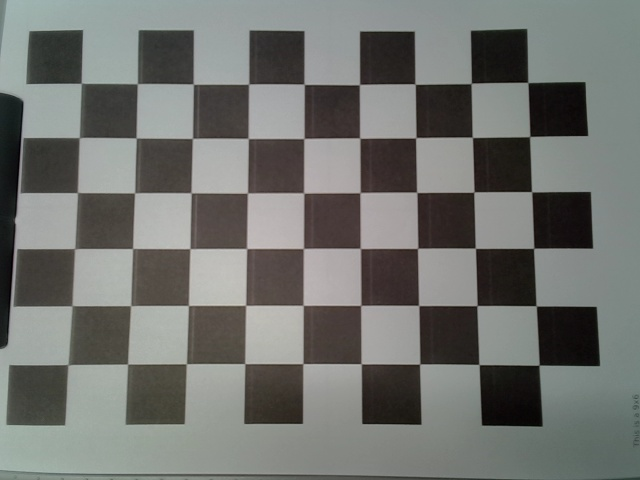
#> input picture CR_SF_PJT/src/Test_Tools_code/calibration/image_000.jpg, 640 x 480 px; its folder holds only this picture in this run
$ jupyter execute calibration.ipynb
#> lines starting #> are read from the running program, lines starting #| are printed output that depends on the picture; after the words box and inside, x2 and y2 are one past the last pixel; in counts of white or black regions, pixels touching at a corner belong together; long printed decimals are rounded
# CheckerBoard Calibration

[cell 1]
import cv2
import numpy as np
import glob

# 체커보드 내부 코너 수 (정확히 맞춰야 함)
CHECKERBOARD = (9, 6)  # 예: 10x7 체스판이면 (9,6)

# 실제 사각형 한 칸의 크기 (단위: m, 예: 0.025m = 25mm)
square_size = 0.0255

# 월드 좌표계에서 3D 좌표
objp = np.zeros((CHECKERBOARD[0]*CHECKERBOARD[1], 3), np.float32)
objp[:, :2] = np.mgrid[0:CHECKERBOARD[0], 0:CHECKERBOARD[1]].T.reshape(-1, 2) * square_size

objpoints = []  # 3D 점들
imgpoints = []  # 2D 점들

images = glob.glob('/home/choigh/WS/Test_Tools_code/calibration/*.jpg')  # 또는 .jpg
print("이미지 개수:", len(images))

criteria = (cv2.TERM_CRITERIA_EPS + cv2.TERM_CRITERIA_MAX_ITER, 30, 0.001)

for fname in images:
    img = cv2.imread(fname)
#> img is the input picture: shape (480, 640, 3); mean B, G, R 111, 114.6, 112.8
    gray = cv2.cvtColor(img, cv2.COLOR_BGR2GRAY)

    ret, corners = cv2.findChessboardCorners(gray, CHECKERBOARD, None)
#> ret = True; corners = 54 rows, first 8: [81.28, 82.88], [137.2, 83.62], [193.4, 84.17], [248.6, 84.16], [304.1, 84.37], [359.5, 84.53], [415, 84.05], [471.3, 83.24]

    if ret:
        # 코너 정제
        corners2 = cv2.cornerSubPix(gray, corners, (11,11), (-1,-1), criteria)
#> corners2 = 54 rows, first 8: [81.27, 83.32], [137.4, 83.67], [193.4, 84.12], [248.7, 84.09], [304.2, 84.31], [359.5, 84.57], [415.1, 84.07], [471.3, 83.39]

        objpoints.append(objp)
        imgpoints.append(corners2)

        # 코너 시각화 (선택)
        cv2.drawChessboardCorners(img, CHECKERBOARD, corners, ret)
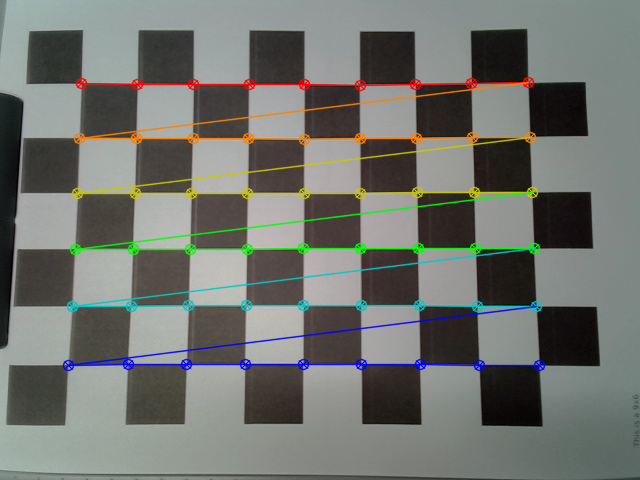
#> img: shape (480, 640, 3); 6.32% of pixels changed, all inside (x1, y1, x2, y2) = (62, 76, 546, 372)
        cv2.imshow('img', img)
        cv2.waitKey(100)
    else:
        print(f"체스판 감지 실패: {fname}")

cv2.destroyAllWindows()

# ✅ gray 정의가 반복문에서 되고 있음
# 마지막 gray 사용 → 이미지 해상도용
ret, mtx, dist, rvecs, tvecs = cv2.calibrateCamera(
    objpoints, imgpoints, gray.shape[::-1], None, None)
#> ret = 0.211; mtx = [[786.6, 0, 319.6], [0, 781.1, 208.1], [0, 0, 1]]; dist = [[0.143, -0.524, -0.0076, 0.000851, 3.37]]; rvecs = ([-0.153, 0.0141, -0.000183],); tvecs = ([-0.109, -0.0572, 0.366],)

print("Camera Matrix:\n", mtx)
#| Camera Matrix:
#|  [[786.558   0.         319.615]
#|  [  0.         781.123 208.052]
#|  [  0.           0.           1.        ]]
print("Distortion Coefficients:\n", dist)
#| Distortion Coefficients:
#|  [[ 1.43213802e-01 -5.24003392e-01 -7.59576859e-03  8.50943545e-04
#|    3.36861709e+00]]
print("RMS re-projection error:", ret) ## 결과 품질 확인
#| RMS re-projection error: 0.2114

# # 저장 (선택)
# np.savez("/home/choigh/WS/Test_Tools_code/calib_data.npz", mtx=mtx, dist=dist, rvecs=rvecs, tvecs=tvecs)

# Camera Matrix & Distortion Coeff

[cell 2]
import numpy as np

data = np.load('/home/choigh/WS/Test_Tools_code/calib_data.npz')
#> (reads CR_SF_PJT/src/Test_Tools_code/calib_data.npz from the repository)
